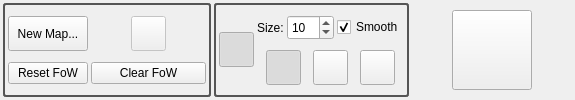
             <widget class="QWidget" name="pageMap">
              <layout class="QHBoxLayout" name="horizontalLayout_17">
               <property name="spacing">
                <number>3</number>
               </property>
               <property name="leftMargin">
                <number>3</number>
               </property>
               <property name="topMargin">
                <number>3</number>
               </property>
               <property name="rightMargin">
                <number>3</number>
               </property>
               <property name="bottomMargin">
                <number>3</number>
               </property>
               <item>
                <widget class="QGroupBox" name="groupBox_3">
                 <property name="styleSheet">
                  <string notr="true">QGroupBox { 
border: 2px solid gray; 
border-radius: 3px; 
border-color: rgb(85, 85, 85);
color: rgb(85, 85, 85);
 } </string>
                 </property>
                 <property name="title">
                  <string/>
                 </property>
                 <layout class="QGridLayout" name="gridLayout_3">
                  <property name="leftMargin">
                   <number>3</number>
                  </property>
                  <property name="topMargin">
                   <number>3</number>
                  </property>
                  <property name="rightMargin">
                   <number>3</number>
                  </property>
                  <property name="bottomMargin">
                   <number>3</number>
                  </property>
                  <property name="spacing">
                   <number>3</number>
                  </property>
                  <item row="0" column="0">
                   <widget class="QPushButton" name="btnNewMap">
                    <property name="minimumSize">
                     <size>
                      <width>0</width>
                      <height>35</height>
                     </size>
                    </property>
                    <property name="maximumSize">
                     <size>
                      <width>16777215</width>
                      <height>35</height>
                     </size>
                    </property>
                    <property name="text">
                     <string>New Map...</string>
                    </property>
                    <property name="autoDefault">
                     <bool>false</bool>
                    </property>
                   </widget>
                  </item>
                  <item row="0" column="1">
                   <layout class="QHBoxLayout" name="horizontalLayout_15">
                    <item>
                     <spacer name="horizontalSpacer_2">
                      <property name="orientation">
                       <enum>Qt::Horizontal</enum>
                      </property>
                      <property name="sizeType">
                       <enum>QSizePolicy::Minimum</enum>
                      </property>
                      <property name="sizeHint" stdset="0">
                       <size>
                        <width>40</width>
                        <height>20</height>
                       </size>
                      </property>
                     </spacer>
                    </item>
                    <item>
                     <widget class="QPushButton" name="btnReloadMap">
                      <property name="enabled">
                       <bool>false</bool>
                      </property>
                      <property name="sizePolicy">
                       <sizepolicy hsizetype="Minimum" vsizetype="Fixed">
                        <horstretch>0</horstretch>
                        <verstretch>0</verstretch>
                       </sizepolicy>
                      </property>
                      <property name="minimumSize">
                       <size>
                        <width>35</width>
                        <height>35</height>
                       </size>
                      </property>
                      <property name="maximumSize">
                       <size>
                        <width>35</width>
                        <height>35</height>
                       </size>
                      </property>
                      <property name="toolTip">
                       <string>Refresh the existing map and its Fog of War</string>
                      </property>
                      <property name="text">
                       <string/>
                      </property>
                      <property name="icon">
                       <iconset resource="resources.qrc">
                        <normaloff>:/img/data/icon_reload.png</normaloff>:/img/data/icon_reload.png</iconset>
                      </property>
                      <property name="autoDefault">
                       <bool>false</bool>
                      </property>
                     </widget>
                    </item>
                    <item>
                     <spacer name="horizontalSpacer_3">
                      <property name="orientation">
                       <enum>Qt::Horizontal</enum>
                      </property>
                      <property name="sizeType">
                       <enum>QSizePolicy::Minimum</enum>
                      </property>
                      <property name="sizeHint" stdset="0">
                       <size>
                        <width>40</width>
                        <height>20</height>
                       </size>
                      </property>
                     </spacer>
                    </item>
                   </layout>
                  </item>
                  <item row="1" column="0">
                   <widget class="QPushButton" name="btnResetFoW">
                    <property name="toolTip">
                     <string>Resets the Fog of War to all black</string>
                    </property>
                    <property name="text">
                     <string>Reset FoW</string>
                    </property>
                   </widget>
                  </item>
                  <item row="1" column="1">
                   <widget class="QPushButton" name="btnClearFoW">
                    <property name="toolTip">
                     <string>Clears the Fog of War</string>
                    </property>
                    <property name="text">
                     <string>Clear FoW</string>
                    </property>
                   </widget>
                  </item>
                 </layout>
                </widget>
               </item>
               <item>
                <widget class="QGroupBox" name="groupBox_9">
                 <property name="styleSheet">
                  <string notr="true">QGroupBox { 
border: 2px solid gray; 
border-radius: 3px; 
border-color: rgb(85, 85, 85);
color: rgb(85, 85, 85);
 } </string>
                 </property>
                 <property name="title">
                  <string/>
                 </property>
                 <layout class="QHBoxLayout" name="horizontalLayout_14">
                  <property name="spacing">
                   <number>3</number>
                  </property>
                  <property name="leftMargin">
                   <number>3</number>
                  </property>
                  <property name="topMargin">
                   <number>3</number>
                  </property>
                  <property name="rightMargin">
                   <number>3</number>
                  </property>
                  <property name="bottomMargin">
                   <number>3</number>
                  </property>
                  <item>
                   <widget class="QPushButton" name="btnFoWErase">
                    <property name="minimumSize">
                     <size>
                      <width>35</width>
                      <height>35</height>
                     </size>
                    </property>
                    <property name="maximumSize">
                     <size>
                      <width>35</width>
                      <height>35</height>
                     </size>
                    </property>
                    <property name="toolTip">
                     <string>Toggle Fog of War erase/draw</string>
                    </property>
                    <property name="text">
                     <string/>
                    </property>
                    <property name="icon">
                     <iconset resource="resources.qrc">
                      <normaloff>:/img/data/icon_fowerase.png</normaloff>:/img/data/icon_fowerase.png</iconset>
                    </property>
                    <property name="checkable">
                     <bool>true</bool>
                    </property>
                    <property name="checked">
                     <bool>true</bool>
                    </property>
                    <property name="autoRepeat">
                     <bool>false</bool>
                    </property>
                   </widget>
                  </item>
                  <item>
                   <layout class="QVBoxLayout" name="verticalLayout_9">
                    <property name="spacing">
                     <number>3</number>
                    </property>
                    <item>
                     <layout class="QHBoxLayout" name="horizontalLayout_7">
                      <property name="spacing">
                       <number>3</number>
                      </property>
                      <item>
                       <widget class="QLabel" name="label_6">
                        <property name="sizePolicy">
                         <sizepolicy hsizetype="Minimum" vsizetype="Preferred">
                          <horstretch>0</horstretch>
                          <verstretch>0</verstretch>
                         </sizepolicy>
                        </property>
                        <property name="minimumSize">
                         <size>
                          <width>0</width>
                          <height>25</height>
                         </size>
                        </property>
                        <property name="maximumSize">
                         <size>
                          <width>16777215</width>
                          <height>25</height>
                         </size>
                        </property>
                        <property name="text">
                         <string>Size:</string>
                        </property>
                       </widget>
                      </item>
                      <item>
                       <widget class="QSpinBox" name="spinSize">
                        <property name="sizePolicy">
                         <sizepolicy hsizetype="Fixed" vsizetype="Fixed">
                          <horstretch>0</horstretch>
                          <verstretch>0</verstretch>
                         </sizepolicy>
                        </property>
                        <property name="minimumSize">
                         <size>
                          <width>0</width>
                          <height>25</height>
                         </size>
                        </property>
                        <property name="maximumSize">
                         <size>
                          <width>16777215</width>
                          <height>25</height>
                         </size>
                        </property>
                        <property name="toolTip">
                         <string>Fog of War brush size</string>
                        </property>
                        <property name="minimum">
                         <number>1</number>
                        </property>
                        <property name="maximum">
                         <number>999</number>
                        </property>
                        <property name="value">
                         <number>10</number>
                        </property>
                       </widget>
                      </item>
                      <item>
                       <widget class="QCheckBox" name="chkSmooth">
                        <property name="toolTip">
                         <string>Set to have smoothed edges on the brush for editing Fog of War</string>
                        </property>
                        <property name="text">
                         <string>Smooth</string>
                        </property>
                        <property name="checked">
                         <bool>true</bool>
                        </property>
                       </widget>
                      </item>
                     </layout>
                    </item>
                    <item>
                     <layout class="QHBoxLayout" name="horizontalLayout_3">
                      <property name="spacing">
                       <number>3</number>
                      </property>
                      <item>
                       <widget class="QPushButton" name="btnBrushCircle">
                        <property name="sizePolicy">
                         <sizepolicy hsizetype="Fixed" vsizetype="Fixed">
                          <horstretch>0</horstretch>
                          <verstretch>0</verstretch>
                         </sizepolicy>
                        </property>
                        <property name="minimumSize">
                         <size>
                          <width>35</width>
                          <height>35</height>
                         </size>
                        </property>
                        <property name="maximumSize">
                         <size>
                          <width>35</width>
                          <height>35</height>
                         </size>
                        </property>
                        <property name="toolTip">
                         <string>Fog of War circular brush</string>
                        </property>
                        <property name="text">
                         <string/>
                        </property>
                        <property name="icon">
                         <iconset resource="resources.qrc">
                          <normaloff>:/img/data/circle.png</normaloff>:/img/data/circle.png</iconset>
                        </property>
                        <property name="checkable">
                         <bool>true</bool>
                        </property>
                        <property name="checked">
                         <bool>true</bool>
                        </property>
                        <attribute name="buttonGroup">
                         <string notr="true">btnGrpBrush</string>
                        </attribute>
                       </widget>
                      </item>
                      <item>
                       <widget class="QPushButton" name="btnBrushSquare">
                        <property name="sizePolicy">
                         <sizepolicy hsizetype="Fixed" vsizetype="Fixed">
                          <horstretch>0</horstretch>
                          <verstretch>0</verstretch>
                         </sizepolicy>
                        </property>
                        <property name="minimumSize">
                         <size>
                          <width>35</width>
                          <height>35</height>
                         </size>
                        </property>
                        <property name="maximumSize">
                         <size>
                          <width>35</width>
                          <height>35</height>
                         </size>
                        </property>
                        <property name="toolTip">
                         <string>Fog of War square brush</string>
                        </property>
                        <property name="text">
                         <string/>
                        </property>
                        <property name="icon">
                         <iconset resource="resources.qrc">
                          <normaloff>:/img/data/square.png</normaloff>:/img/data/square.png</iconset>
                        </property>
                        <property name="checkable">
                         <bool>true</bool>
                        </property>
                        <attribute name="buttonGroup">
                         <string notr="true">btnGrpBrush</string>
                        </attribute>
                       </widget>
                      </item>
                      <item>
                       <widget class="QPushButton" name="btnBrushSelect">
                        <property name="minimumSize">
                         <size>
                          <width>35</width>
                          <height>35</height>
                         </size>
                        </property>
                        <property name="maximumSize">
                         <size>
                          <width>35</width>
                          <height>35</height>
                         </size>
                        </property>
                        <property name="toolTip">
                         <string>Drag a rectangle across the map and clears/sets the Fog of War for that rectangle</string>
                        </property>
                        <property name="text">
                         <string/>
                        </property>
                        <property name="icon">
                         <iconset resource="resources.qrc">
                          <normaloff>:/img/data/icon_select.png</normaloff>:/img/data/icon_select.png</iconset>
                        </property>
                        <property name="checkable">
                         <bool>true</bool>
                        </property>
                        <attribute name="buttonGroup">
                         <string notr="true">btnGrpBrush</string>
                        </attribute>
                       </widget>
                      </item>
                     </layout>
                    </item>
                   </layout>
                  </item>
                 </layout>
                </widget>
               </item>
               <item>
                <spacer name="horizontalSpacer_5">
                 <property name="orientation">
                  <enum>Qt::Horizontal</enum>
                 </property>
                 <property name="sizeHint" stdset="0">
                  <size>
                   <width>40</width>
                   <height>20</height>
                  </size>
                 </property>
                </spacer>
               </item>
               <item>
                <widget class="QPushButton" name="btnMapEdit">
                 <property name="sizePolicy">
                  <sizepolicy hsizetype="Fixed" vsizetype="Fixed">
                   <horstretch>0</horstretch>
                   <verstretch>0</verstretch>
                  </sizepolicy>
                 </property>
                 <property name="minimumSize">
                  <size>
                   <width>80</width>
                   <height>80</height>
                  </size>
                 </property>
                 <property name="maximumSize">
                  <size>
                   <width>80</width>
                   <height>80</height>
                  </size>
                 </property>
                 <property name="text">
                  <string/>
                 </property>
                 <property name="icon">
                  <iconset resource="resources.qrc">
                   <normaloff>:/img/data/icon_fow2.png</normaloff>:/img/data/icon_fow2.png</iconset>
                 </property>
                 <property name="iconSize">
                  <size>
                   <width>60</width>
                   <height>60</height>
                  </size>
                 </property>
                 <property name="checkable">
                  <bool>true</bool>
                 </property>
                </widget>
               </item>
               <item>
                <spacer name="horizontalSpacer_4">
                 <property name="orientation">
                  <enum>Qt::Horizontal</enum>
                 </property>
                 <property name="sizeHint" stdset="0">
                  <size>
                   <width>40</width>
                   <height>20</height>
                  </size>
                 </property>
                </spacer>
               </item>
              </layout>
             </widget>
